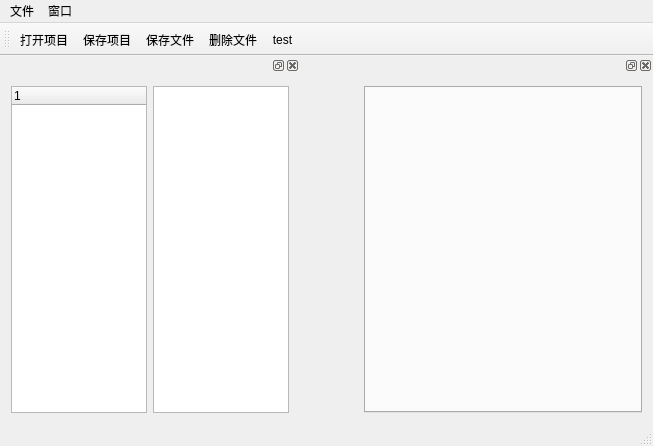
<?xml version="1.0" encoding="UTF-8"?>
<ui version="4.0">
 <class>MainWindow</class>
 <widget class="QMainWindow" name="MainWindow">
  <property name="geometry">
   <rect>
    <x>0</x>
    <y>0</y>
    <width>653</width>
    <height>446</height>
   </rect>
  </property>
  <property name="windowTitle">
   <string>MainWindow</string>
  </property>
  <widget class="QWidget" name="centralWidget"/>
  <widget class="QMenuBar" name="menuBar">
   <property name="geometry">
    <rect>
     <x>0</x>
     <y>0</y>
     <width>653</width>
     <height>23</height>
    </rect>
   </property>
   <widget class="QMenu" name="menu">
    <property name="title">
     <string>文件</string>
    </property>
    <addaction name="open_Item"/>
    <addaction name="file_delete"/>
   </widget>
   <widget class="QMenu" name="menu_2">
    <property name="title">
     <string>窗口</string>
    </property>
    <addaction name="ToolBar_open"/>
    <addaction name="fileList_open"/>
    <addaction name="fileWindow_open"/>
   </widget>
   <addaction name="menu"/>
   <addaction name="menu_2"/>
  </widget>
  <widget class="QToolBar" name="mainToolBar">
   <attribute name="toolBarArea">
    <enum>TopToolBarArea</enum>
   </attribute>
   <attribute name="toolBarBreak">
    <bool>false</bool>
   </attribute>
   <addaction name="open_Item"/>
   <addaction name="save_item"/>
   <addaction name="save_file"/>
   <addaction name="file_delete"/>
   <addaction name="actionTest"/>
  </widget>
  <widget class="QStatusBar" name="statusBar"/>
  <widget class="QDockWidget" name="filedockWidget">
   <property name="minimumSize">
    <size>
     <width>300</width>
     <height>111</height>
    </size>
   </property>
   <property name="maximumSize">
    <size>
     <width>300</width>
     <height>524287</height>
    </size>
   </property>
   <attribute name="dockWidgetArea">
    <number>1</number>
   </attribute>
   <widget class="QWidget" name="dockWidgetContents">
    <layout class="QHBoxLayout" name="horizontalLayout">
     <item>
      <widget class="QTreeWidget" name="filetree">
       <column>
        <property name="text">
         <string notr="true">1</string>
        </property>
       </column>
      </widget>
     </item>
     <item>
      <widget class="QTextEdit" name="ptptext">
       <property name="enabled">
        <bool>true</bool>
       </property>
      </widget>
     </item>
    </layout>
   </widget>
  </widget>
  <widget class="QDockWidget" name="tabdockWidget">
   <property name="minimumSize">
    <size>
     <width>300</width>
     <height>46</height>
    </size>
   </property>
   <property name="maximumSize">
    <size>
     <width>300</width>
     <height>524287</height>
    </size>
   </property>
   <attribute name="dockWidgetArea">
    <number>2</number>
   </attribute>
   <widget class="QWidget" name="dockWidgetContents_3">
    <layout class="QHBoxLayout" name="horizontalLayout_2">
     <item>
      <widget class="QTabWidget" name="filetab">
       <property name="currentIndex">
        <number>-1</number>
       </property>
      </widget>
     </item>
    </layout>
   </widget>
  </widget>
  <action name="open_Item">
   <property name="icon">
    <iconset resource="icon.qrc">
     <normaloff>:/new/prefix1/icon/itemopen.jpg</normaloff>:/new/prefix1/icon/itemopen.jpg</iconset>
   </property>
   <property name="text">
    <string>打开项目</string>
   </property>
  </action>
  <action name="ToolBar_open">
   <property name="checkable">
    <bool>false</bool>
   </property>
   <property name="checked">
    <bool>false</bool>
   </property>
   <property name="text">
    <string>工具栏</string>
   </property>
  </action>
  <action name="fileList_open">
   <property name="checkable">
    <bool>false</bool>
   </property>
   <property name="checked">
    <bool>false</bool>
   </property>
   <property name="text">
    <string>文件列表</string>
   </property>
  </action>
  <action name="fileWindow_open">
   <property name="text">
    <string>文件窗口</string>
   </property>
  </action>
  <action name="actionTest">
   <property name="text">
    <string>test</string>
   </property>
  </action>
  <action name="file_delete">
   <property name="icon">
    <iconset resource="icon.qrc">
     <normaloff>:/new/prefix1/icon/delete.jpg</normaloff>:/new/prefix1/icon/delete.jpg</iconset>
   </property>
   <property name="text">
    <string>删除文件</string>
   </property>
  </action>
  <action name="save_item">
   <property name="icon">
    <iconset resource="icon.qrc">
     <normaloff>:/new/prefix1/icon/save.jpg</normaloff>:/new/prefix1/icon/save.jpg</iconset>
   </property>
   <property name="text">
    <string>保存项目</string>
   </property>
  </action>
  <action name="save_file">
   <property name="icon">
    <iconset resource="icon.qrc">
     <normaloff>:/new/prefix1/icon/timg.jpg</normaloff>:/new/prefix1/icon/timg.jpg</iconset>
   </property>
   <property name="text">
    <string>保存文件</string>
   </property>
  </action>
  <action name="new_file">
   <property name="icon">
    <iconset resource="icon.qrc">
     <normaloff>:/new/prefix1/icon/file.jpg</normaloff>:/new/prefix1/icon/file.jpg</iconset>
   </property>
   <property name="text">
    <string>新建文件</string>
   </property>
  </action>
 </widget>
 <layoutdefault spacing="6" margin="11"/>
 <resources>
  <include location="icon.qrc"/>
 </resources>
 <connections/>
</ui>
